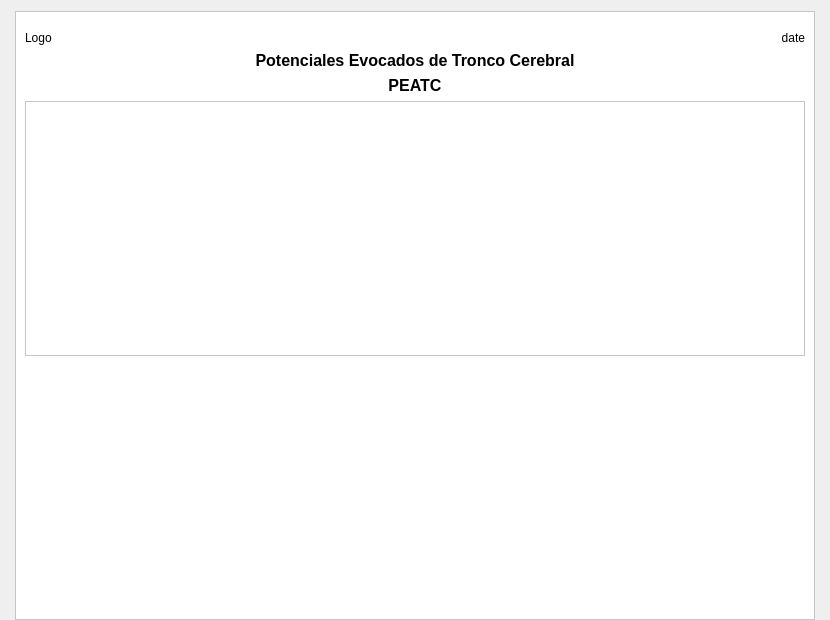
<?xml version="1.0" encoding="UTF-8"?>
<ui version="4.0">
 <class>AbrReport</class>
 <widget class="QWidget" name="AbrReport">
  <property name="geometry">
   <rect>
    <x>0</x>
    <y>0</y>
    <width>830</width>
    <height>620</height>
   </rect>
  </property>
  <property name="windowTitle">
   <string>Form</string>
  </property>
  <layout class="QHBoxLayout" name="horizontalLayout">
   <property name="spacing">
    <number>0</number>
   </property>
   <property name="bottomMargin">
    <number>0</number>
   </property>
   <item>
    <spacer name="horizontalSpacer_2">
     <property name="orientation">
      <enum>Qt::Horizontal</enum>
     </property>
     <property name="sizeHint" stdset="0">
      <size>
       <width>40</width>
       <height>20</height>
      </size>
     </property>
    </spacer>
   </item>
   <item>
    <widget class="QFrame" name="verticalFrame">
     <property name="minimumSize">
      <size>
       <width>800</width>
       <height>0</height>
      </size>
     </property>
     <property name="maximumSize">
      <size>
       <width>800</width>
       <height>16777215</height>
      </size>
     </property>
     <property name="styleSheet">
      <string notr="true">background-color: rgb(255, 255, 255);</string>
     </property>
     <property name="frameShape">
      <enum>QFrame::StyledPanel</enum>
     </property>
     <property name="frameShadow">
      <enum>QFrame::Raised</enum>
     </property>
     <layout class="QVBoxLayout" name="verticalLayout_2">
      <item>
       <layout class="QHBoxLayout" name="horizontalLayout_2">
        <property name="topMargin">
         <number>10</number>
        </property>
        <item>
         <widget class="QLabel" name="label_2">
          <property name="text">
           <string>Logo</string>
          </property>
         </widget>
        </item>
        <item>
         <widget class="QLabel" name="label_3">
          <property name="text">
           <string>date</string>
          </property>
          <property name="alignment">
           <set>Qt::AlignRight|Qt::AlignTrailing|Qt::AlignVCenter</set>
          </property>
         </widget>
        </item>
       </layout>
      </item>
      <item>
       <widget class="QLabel" name="label">
        <property name="font">
         <font>
          <pointsize>12</pointsize>
          <bold>true</bold>
         </font>
        </property>
        <property name="text">
         <string>Potenciales Evocados de Tronco Cerebral</string>
        </property>
        <property name="alignment">
         <set>Qt::AlignCenter</set>
        </property>
       </widget>
      </item>
      <item>
       <widget class="QLabel" name="label_4">
        <property name="font">
         <font>
          <pointsize>12</pointsize>
          <bold>true</bold>
         </font>
        </property>
        <property name="text">
         <string>PEATC</string>
        </property>
        <property name="alignment">
         <set>Qt::AlignCenter</set>
        </property>
       </widget>
      </item>
      <item>
       <widget class="QTextEdit" name="textEdit"/>
      </item>
      <item>
       <spacer name="verticalSpacer">
        <property name="orientation">
         <enum>Qt::Vertical</enum>
        </property>
        <property name="sizeHint" stdset="0">
         <size>
          <width>20</width>
          <height>40</height>
         </size>
        </property>
       </spacer>
      </item>
     </layout>
    </widget>
   </item>
   <item>
    <spacer name="horizontalSpacer">
     <property name="orientation">
      <enum>Qt::Horizontal</enum>
     </property>
     <property name="sizeHint" stdset="0">
      <size>
       <width>40</width>
       <height>20</height>
      </size>
     </property>
    </spacer>
   </item>
  </layout>
 </widget>
 <resources/>
 <connections/>
</ui>
